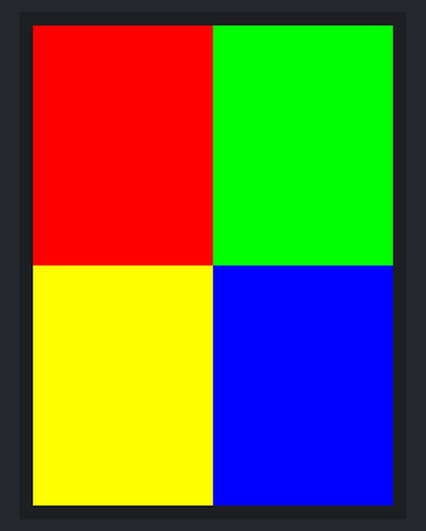
The sketch below on a simulated Arduino Uno, built with avr-gcc and run on an emulated ATmega328P. Shown: 240×320 colour display.

Above: at 0.4 s.

The sketch:

mega2560_tft_test.ino
```cpp
#include <Adafruit_GFX.h>    // Core graphics library
#include <MCUFRIEND_kbv.h> // Hardware-specific library

#define    BLACK   0x0000
#define BLUE    0x001F
#define RED     0xF800
#define GREEN   0x07E0
#define CYAN    0x07FF
#define MAGENTA 0xF81F
#define YELLOW  0xFFE0
#define WHITE   0xFFFF

MCUFRIEND_kbv tft;

void setup() {
    // put your setup code here, to run once:
    tft.reset();
    tft.begin(tft.readID());
    tft.fillScreen(BLACK);
    uint16_t TFTWIDTH = tft.width();
    uint16_t TFTHEIGHT = tft.height();
    tft.fillRect(0, 0, TFTWIDTH / 2, TFTHEIGHT / 2, RED);             //upper left
    tft.fillRect(TFTWIDTH / 2, 0, TFTWIDTH / 2, TFTHEIGHT / 2, GREEN); //upper right
    tft.fillRect(TFTWIDTH / 2, TFTHEIGHT / 2, TFTWIDTH / 2, TFTHEIGHT / 2, BLUE); //lower right
    tft.fillRect(0, TFTHEIGHT / 2, TFTWIDTH / 2, TFTHEIGHT / 2, YELLOW); //lower left

}

void loop()
{
    // put your main code here, to run repeatedly:

}
```
